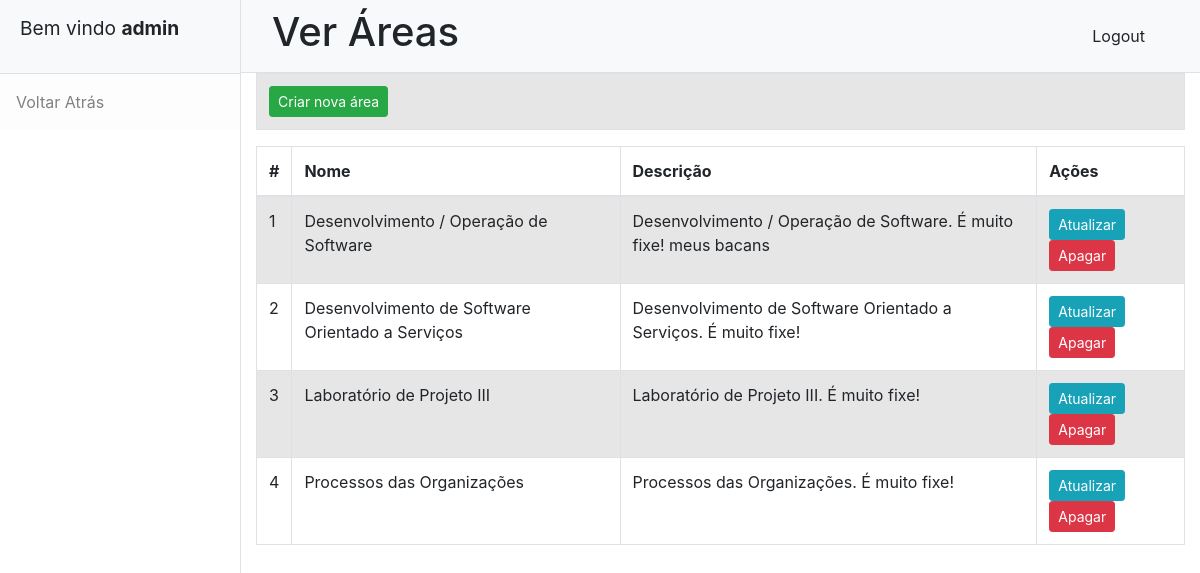
Page /PHP/Admin/viewAreas.php (signed in) on the committed database.
### tables this page shows
CREATE TABLE `area` (
  `id` int(11) NOT NULL,
  `name` varchar(255) NOT NULL,
  `descricao` text NOT NULL
);

### PHP/Admin/viewAreas.php (the view, shortened to what this page needs)
<?php
require '../../dbConnection.php';
?>
<!DOCTYPE html>
<html lang="pt">
<head>
    <link href="../../CSS/Responsavel/styles.css" rel="stylesheet" />
    <link rel="stylesheet" href="https://cdn.jsdelivr.net/npm/bootstrap@4.3.1/dist/css/bootstrap.min.css">
</head>
<body>
    <div class="d-flex" id="wrapper">
        <div class="border-end bg-white" id="sidebar-wrapper">
            <div class="sidebar-heading border-bottom bg-light">
                <?php if (isset($_SESSION['username'])): ?>
                    <p>
                        Bem vindo
                        <strong>
                            <?php echo $_SESSION['username']; ?>
                        </strong>
                    </p>
                <?php endif ?>
            </div>
            <div class="list-group list-group-flush">
                <a class="list-group-item list-group-item-action list-group-item-light p-3"
                    href="../Admin/index.php">Voltar Atrás</a>
            </div>
        </div>
        <div id="page-content-wrapper">
            <nav class="navbar navbar-expand-lg navbar-light bg-light border-bottom">
                <div class="container-fluid">
                    <h1>Ver Áreas</h1>
                            <div class="collapse navbar-collapse" id="navbarSupportedContent">
                        <ul class="navbar-nav ms-auto mt-2 mt-lg-0">
                            <li class="nav-item dropdown">
                                <a class="dropdown-item" href="../../logout.php" name="logout">Logout</a>
                            </li>
                        </ul>
                    </div>
                </div>
            </nav>
            <div class="container-fluid">
                <table class="table table-bordered table-striped">
                    <tr>
                        <td>
                            <a href="createArea.php" class="btn btn-success btn-sm">Criar nova área</a>
                        </td>
                    </tr>
                </table>
                <table class="table table-bordered table-striped">
                    <thead>
                        <tr>
                            <th>#</th>
                            <th>Nome</th>
                            <th>Descrição</th>
                            <th>Ações</th>
                        </tr>
                    </thead>
                    <tbody>
                        <?php
                        $query = "SELECT * FROM area";
                        $query_run = mysqli_query($conn, $query);
                        if (mysqli_num_rows($query_run) > 0) {
                            foreach ($query_run as $area) {
                                ?>
                                <tr>
                                    <td><?= $area['id']; ?></td>
                                    <td>
                                        <?= $area['name']; ?>
                                    </td>
                                    <td><?= $area['descricao']; ?></td>
                                    <td>
                                        <a href="editArea.php?id=<?= $area['id']; ?>"
                                            class="btn btn-info btn-sm">Atualizar</a>
                                        <form action="areasController.php" method="POST" class="d-inline">
                                            <button type="submit" name="apagar" value="<?= $area['id']; ?>"
                                                class="btn btn-danger btn-sm">Apagar</button>
                                        </form>
                                    </td>
                                </tr>
                                <?php
                            }
                        }
                        ?>
                    </tbody>
                </table>
            </div>
        </div>
    </div>
</body>
</html>

### rows in the picture
area: id "1", name "Desenvolvimento / Operação de Software", descricao "Desenvolvimento / Operação de Software. É muito fixe! meus bacans"
area: id "2", name "Desenvolvimento de Software Orientado a Serviços", descricao "Desenvolvimento de Software Orientado a Serviços. É muito fixe!"
area: id "3", name "Laboratório de Projeto III", descricao "Laboratório de Projeto III. É muito fixe!"
area: id "4", name "Processos das Organizações", descricao "Processos das Organizações. É muito fixe!"

### other values in the picture
$_SESSION['username'] "admin"
